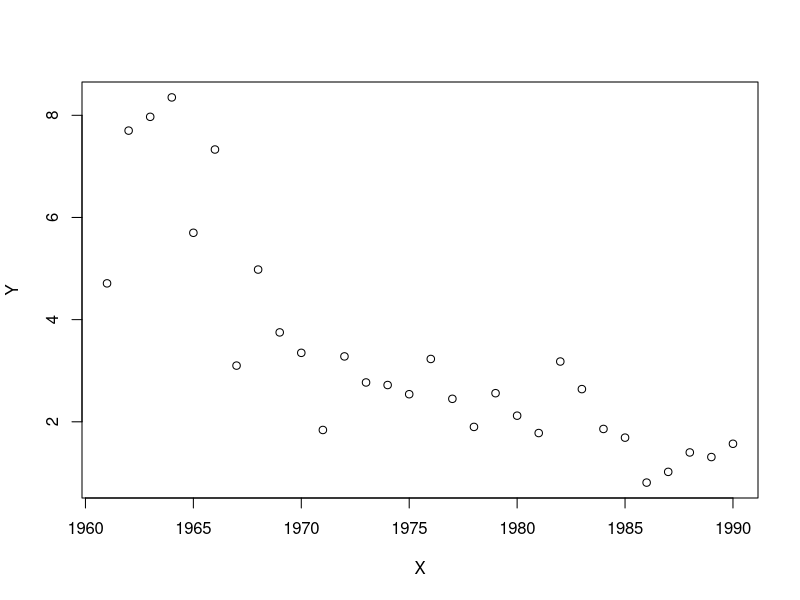

Write the R code that produced this figure.
X <- 1961:1990
Y <- c(4.71, 7.70, 7.97, 8.35, 5.70,
       7.33, 3.10, 4.98, 3.75, 3.35,
       1.84, 3.28, 2.77, 2.72, 2.54,
       3.23, 2.45, 1.90, 2.56, 2.12,
       1.78, 3.18, 2.64, 1.86, 1.69,
       0.81, 1.02, 1.40, 1.31, 1.57)
data <- list(N=length(X), Y=Y)
plot(Y~X)